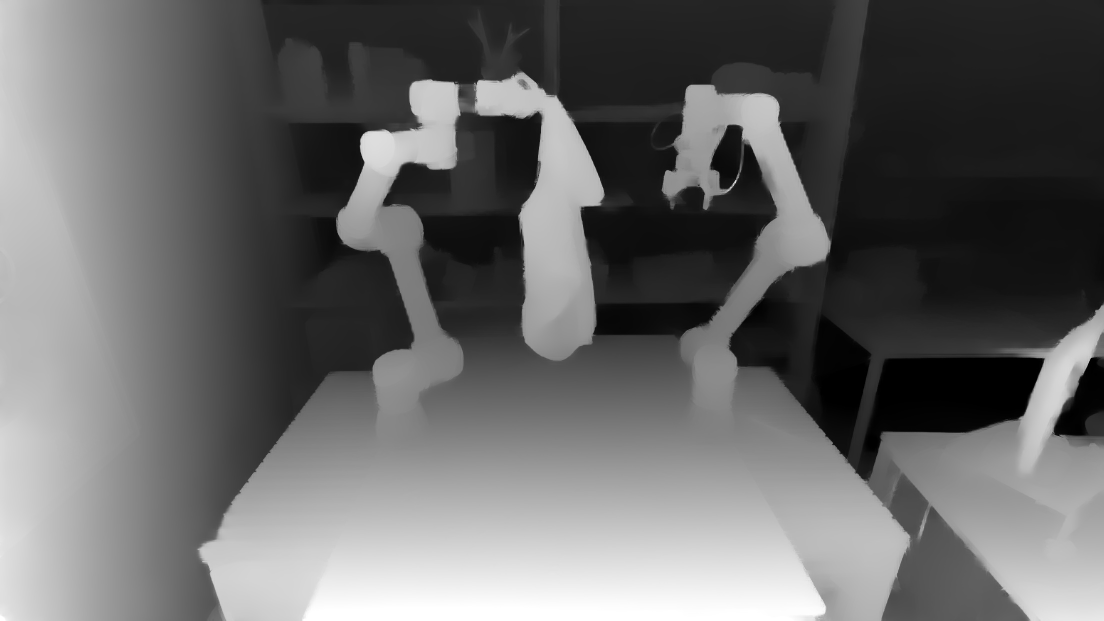
#> input picture Dataset/sample_000000/observation_start/depth_image.jpg, 2208 x 1242 px (shown at 1/2 size)
$ python crop_image.py
#> lines starting #> are read from the running program, lines starting #| are printed output that depends on the picture
import cv2
import numpy as np

img = cv2.imread("../../Dataset/sample_000000/observation_start/depth_image.jpg")
#> img is the input picture: shape (1242, 2208, 3); min 0, max 255, mean 104.1
print(img.shape)  # Print image shape
#| (1242, 2208, 3)
cv2.imshow("original", img)

# Cropping an image
cropped_image = img[191:725, 1035:1220]
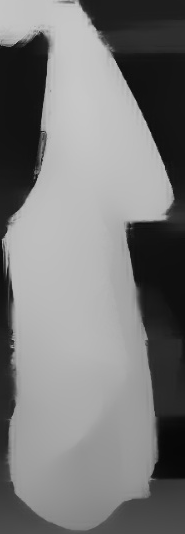
#> cropped_image: shape (534, 185, 3); min 7, max 202, mean 122.4

# Display cropped image
cv2.imshow("cropped", cropped_image)

# Save the cropped image
cv2.imwrite("Cropped Image.jpg", cropped_image)

cv2.waitKey(0)
cv2.destroyAllWindows()
